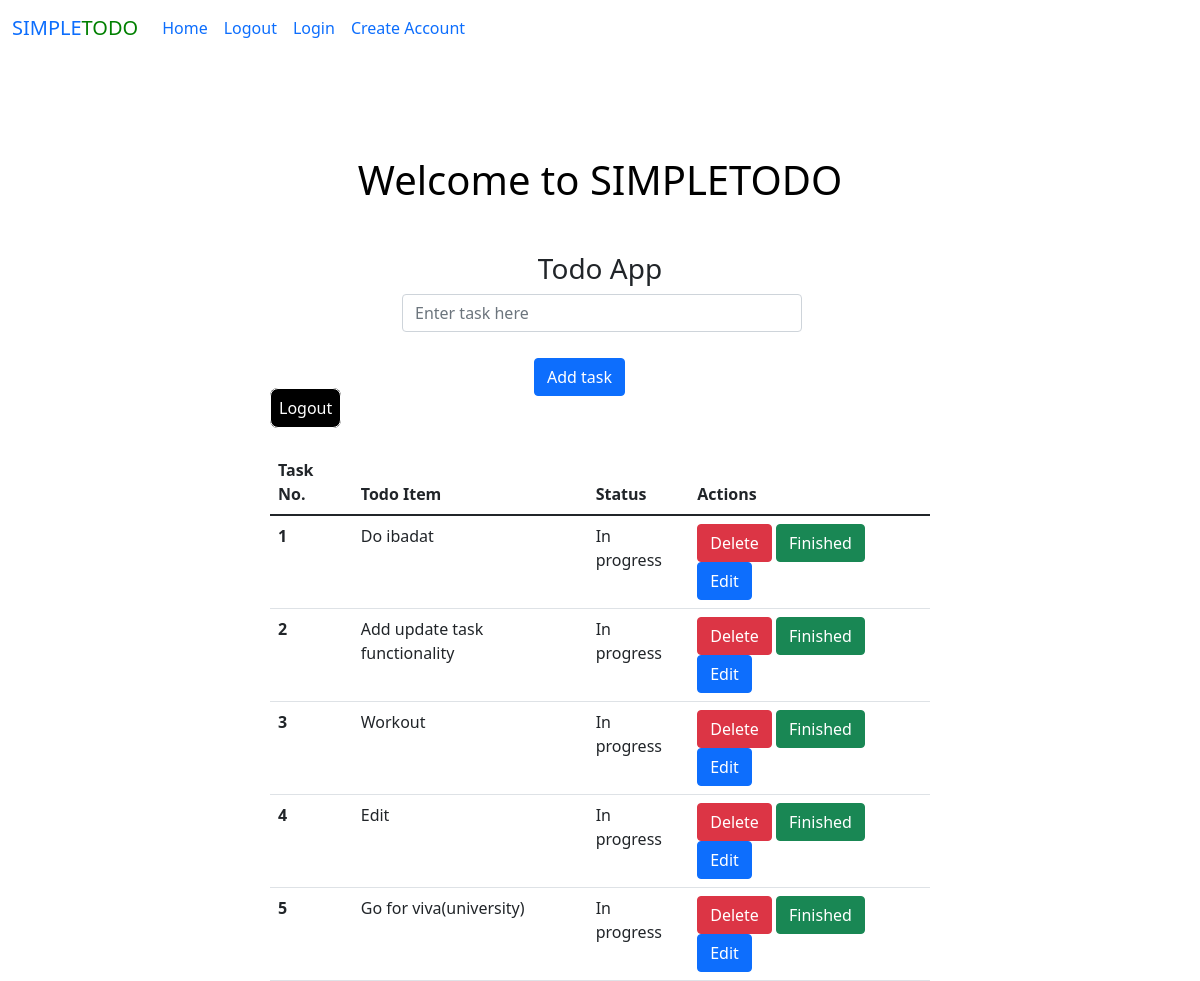
The page /home/ (signed in) on the database as committed earlier.
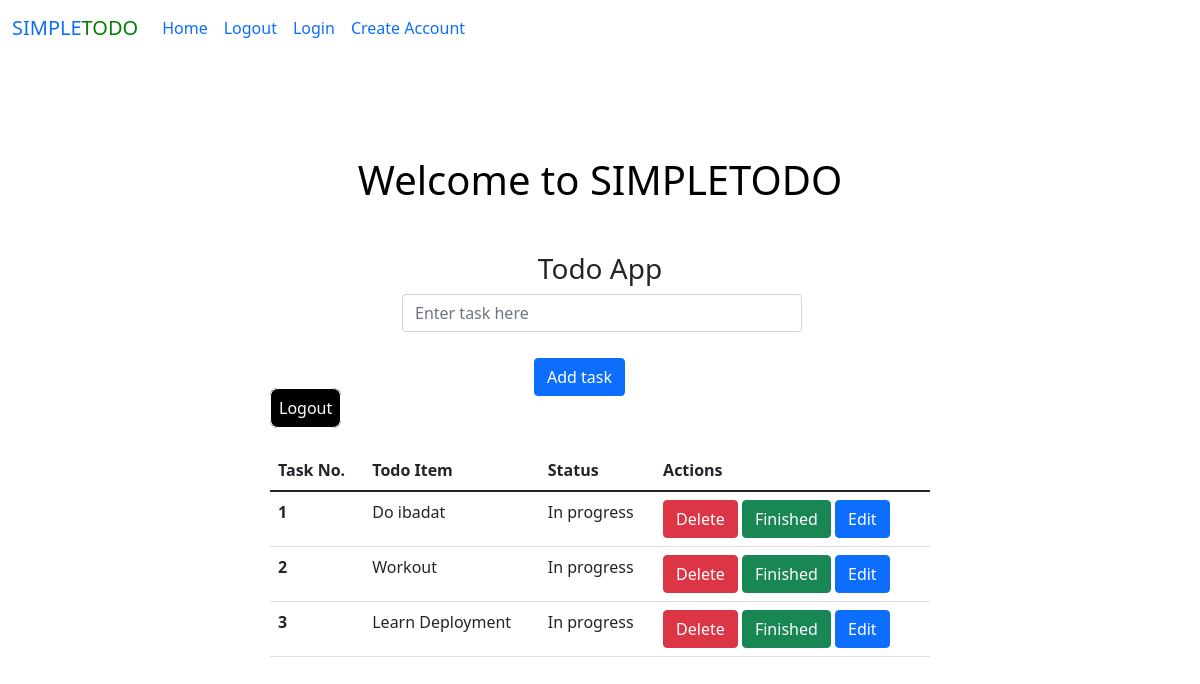
The same page on the database as committed later.
### todoapp/models.py (models this page shows, shortened)
class todo(models.Model):
    user = models.ForeignKey(User, on_delete=models.CASCADE)
    todo_name = models.CharField(max_length = 1000)
    status = models.BooleanField(default=False)

### todoapp/views.py (the view)
# urls.py: path('home/',views.home, name='home-page'),
@login_required
def home(request):
    if request.method == "POST":
        task = request.POST.get('task')
        new_todo = todo(user=request.user, todo_name = task)
        new_todo.save()
    todo_list = todo.objects.filter(user=request.user)
    context = {
        'todos': todo_list
    }
    return render(request, 'todoapp/homepage.html', context)

### todoapp/templates/todoapp/homepage.html (shortened to what this page needs)
<!DOCTYPE html>
<html lang="en">
{% extends 'todoapp/base.html' %}
  {% block content %}
  <div style="display: flex; align-items: center; justify-content: center; margin-bottom: 100px;">
    <div style="height:400px; width: 700px; background: white; padding: 20px 20px;">
      <div>
          <h3 style="text-align: center;">Todo App</h3>
          <form method="POST">
              <div class="mb-3">
              <input name="task" type="text" style="width: 400px; margin-left: 20%;"  class="form-control" id="exampleInputEmail1" aria-describedby="emailHelp"placeholder="Enter task here">
              </div>
              <button type="submit" style="margin-left: 40%; margin-top: 10px;" class="btn btn-primary">Add task</button>
            </form>
      </div>
      <div>
        {% if user.is_authenticated %}
          <a style="text-decoration: none; color:white; padding: 8px 8px; background: black; border: 0.5px white solid; border-radius: 8px;" href="{% url 'logout-user' %}">Logout</a>
        {% else %}
        <button class="btn btn-primary">
          <a  style="text-decoration: none;" href="{% url 'login' %}">Login</a>
        </button>
        {% endif %}
      </div>
      <table class="table" style="margin-top: 30px;">
          <thead>
            <tr>
              <th scope="col">Task No.</th>
              <th scope="col">Todo Item</th>
              <th scope="col">Status</th>
              <th scope="col">Actions</th>
            </tr>
          </thead>
          <tbody>
            {% for tasks in todos %}
            <tr>
              <th scope="row">{{forloop.counter}}</th>
              <td>{{tasks.todo_name}}</td>
              {% if tasks.status == True %}
              <td>Completed</td>
              {% else %}
              <td>In progress</td>
              {% endif %}
              <td>
                <a href="{% url 'delete' tasks.todo_name %}"><button class="btn btn-danger">Delete</button></a>
                <a href="{% url 'update' tasks.todo_name %}"><button class="btn btn-success">Finished</button></a>
                <a href="{% url 'edit' tasks.todo_name %}"><button class="btn btn-primary">Edit</button></a>
              </td>
            </tr>
            {% endfor %}
          </tbody>
        </table>
  </div>
  </div>
  {% endblock %}

### todoapp/templates/todoapp/base.html (shortened to what this page needs)
<!DOCTYPE html>
<html lang="en">
<head>
        <link href="https://cdn.jsdelivr.net/npm/bootstrap@5.1.3/dist/css/bootstrap.min.css" rel="stylesheet">
 </head>
<body>
    <nav class="navbar navbar-expand-lg bg-body-tertiary">
        <div class="container-fluid">
          <a class="navbar-brand" style="text-decoration: none;" href="{% url 'register' %}">SIMPLE<span style="color: green;">TODO</span> </a>
          <div class="collapse navbar-collapse" id="navbarSupportedContent">
            <ul class="navbar-nav me-auto mb-2 mb-lg-0">
              <li class="nav-item">
                <a class="nav-link active" aria-current="page" href="#">Home</a>
              </li>
              <li class="nav-item">
                <a class="nav-link" href="{% url 'logout-user' %}">Logout</a>
              </li>
              <li class="nav-item">
                <a class="nav-link" href="{% url 'login' %}">Login</a>
              </li>
              <li class="nav-item">
                <a class="nav-link" href="{% url 'register' %}">Create Account</a>
              </li>
            </ul>
          </div>
        </div>
      </nav>
      <div style="display: flex; align-items: center; justify-content: center; padding-top: 100px; padding-bottom:20px;">
        <div>
          <h1 style="color:black;">Welcome to SIMPLETODO</h1>
        </div>
      </div>
    {% block content %}{% endblock %}
</body>
</html>

Rows that differ between the two databases and show on the page:
removed todo: todo_name "Add update task functionality", status "In progress"
removed todo: todo_name "Edit", status "In progress"
removed todo: todo_name "Go for viva(university)", status "In progress"
added todo: todo_name "Learn Deployment", status "In progress"
